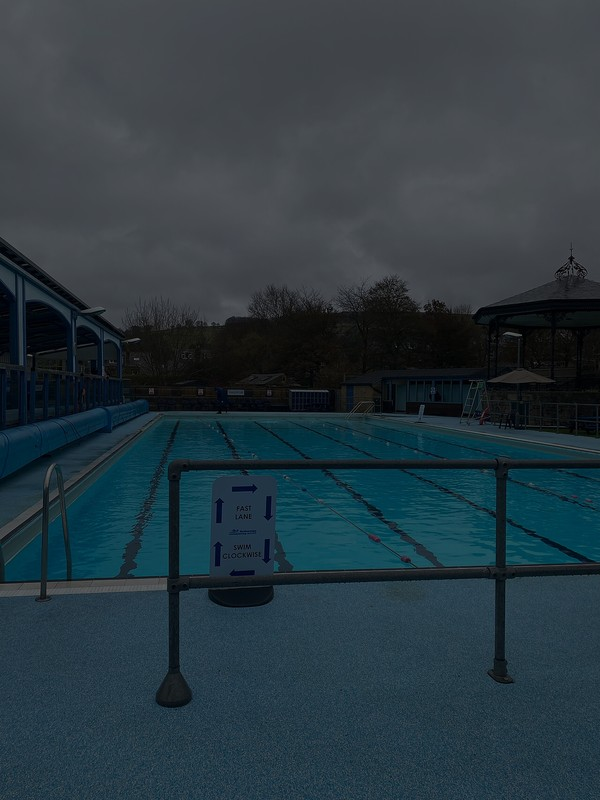
#> input picture data/photos/set/p01-dark.jpg, 600 x 800 px
$ python -i rules.py   (imports and definitions only)   (older library calls are emulated)
#> lines starting #> are read from the running program, lines starting #| are printed output that depends on the picture; after the words box and inside, x2 and y2 are one past the last pixel; in counts of white or black regions, pixels touching at a corner belong together
#> further down, picture is the input picture: PIL image 600x800 RGB; mean R, G, B 41.7, 56.8, 64.5
"""The cheap checks: an input gate, then classic image measures with thresholds tuned on the dev hotel only.

Every check answers "ok", a problem, or "unknown". A measure inside the band around its threshold is "unknown", and
so is any photo the gate can't read: an unknown is never folded into a pass.
"""

import json
from dataclasses import dataclass, field
from pathlib import Path

import cv2
import imagehash
import numpy as np
from PIL import Image, ImageOps, UnidentifiedImageError

ROOT = Path(__file__).resolve().parents[2]
THRESHOLDS = ROOT / "results" / "thresholds.json"
MIN_SIDE = 200  # below this a listing photo can't be judged for focus or framing
WORK_SIDE = 800
# Pillow picks a decoder from a file's first bytes, not its name, and hands PostScript saved as .jpg to Ghostscript.
# Only these decoders are ever tried; anything else is "unreadable".
FORMATS = ("JPEG", "PNG", "WEBP")


@dataclass
class Loaded:
    img: Image.Image | None
    reason: str | None = None  # why the gate refused it
    info: dict = field(default_factory=dict)
    full: Image.Image | None = None  # the photo at its uploaded size, for checks that need real pixels (text height)


# [29 lines left out: function load, not called in this run]


def measures(img: Image.Image) -> dict:
    """Raw numbers the rules threshold. Kept separate so tuning and the README can show them."""
    gray = np.asarray(img.convert("L"))
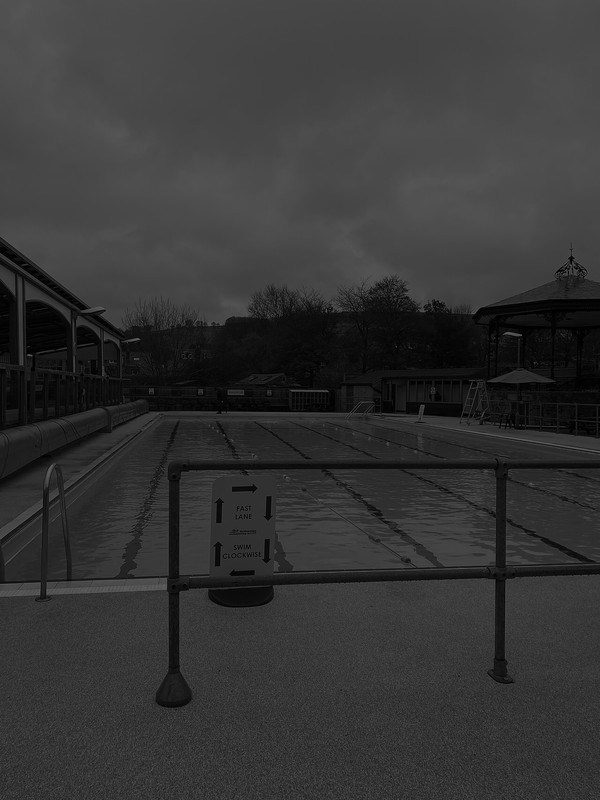
#> gray: shape (800, 600); min 0, max 99, mean 53.2
    lum = gray.astype(np.float32) / 255.0
    lap = cv2.Laplacian(gray, cv2.CV_64F)
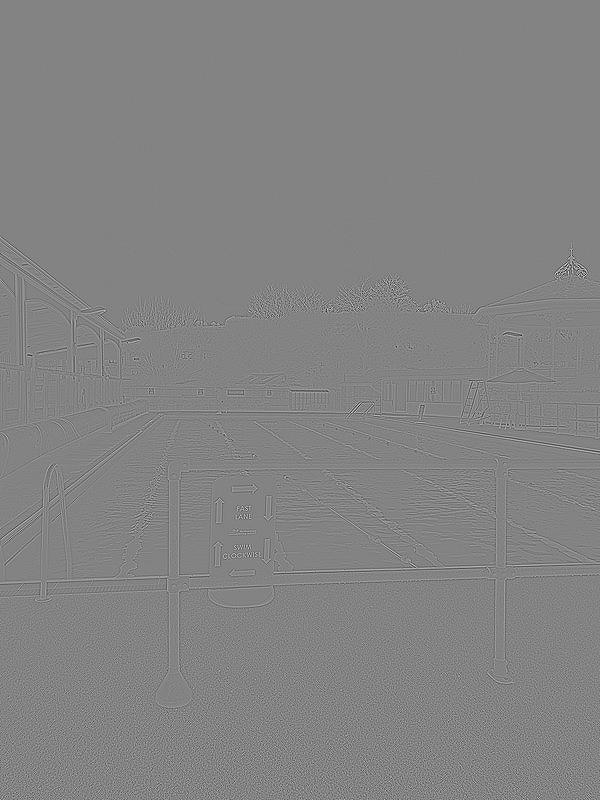
#> lap: shape (800, 600) float64; min -233, max 220, mean 0; drawn with min black and max white
    return {
        "laplacian_var": float(lap.var()),
        "mean_lum": float(lum.mean()),
        "dark_frac": float((lum < 0.08).mean()),
        "clip_frac": float((lum > 0.97).mean()),
        **tilt_measure(gray),
    }


def tilt_measure(gray: np.ndarray) -> dict:
    """Length-weighted median slant of near-vertical straight lines (walls, door frames, poles). A rotated photo
    slants them all one way; looking up or down (keystone) slants the left and right ones in opposite directions,
    so the median stays near zero. Fewer than 4 such lines: no reading."""
    edges = cv2.Canny(cv2.GaussianBlur(gray, (3, 3), 0), 60, 160)
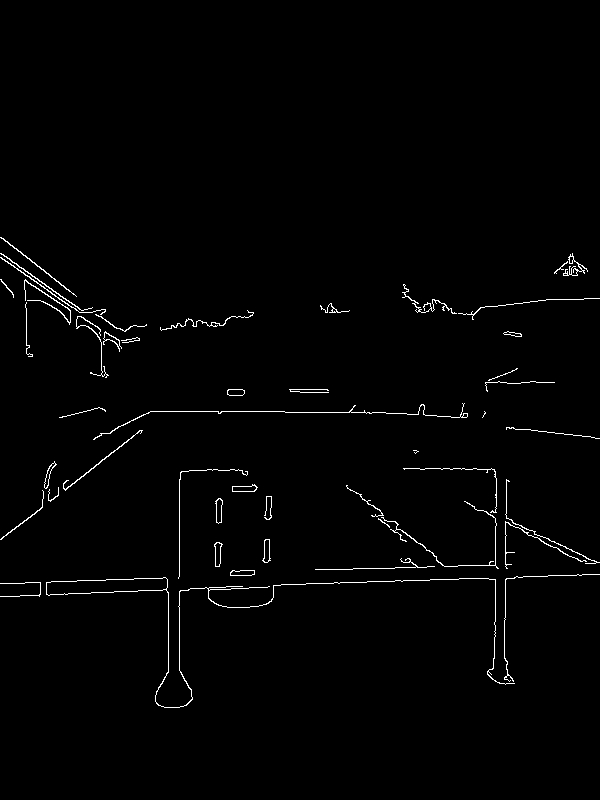
#> edges: shape (800, 600); 1.3% white in thin lines or dots, all inside (x1, y1, x2, y2) = (0, 237, 600, 708)
    side = min(gray.shape)
#> side = 600
    lines = cv2.HoughLinesP(edges, 1, np.pi / 360, threshold=60, minLineLength=int(side * 0.15), maxLineGap=4)
#> lines = [[46, 594, 156, 590], [178, 411, 284, 411], [46, 582, 165, 577], [179, 576, 179, 479]]
    devs, weights = [], []
    for x1, y1, x2, y2 in lines.reshape(-1, 4) if lines is not None else []:
        dx, dy = x2 - x1, y2 - y1
        if dy == 0:
            continue
        dev = np.degrees(np.arctan2(dx, dy))  # 0 = vertical
        dev = (dev + 90) % 180 - 90
        if abs(dev) <= 20:
            devs.append(dev)
            weights.append(np.hypot(dx, dy))
#> this loop made 4 passes
#> (x1, y1, x2, y2, dx, dy, dev) on passes 1, 3, 4: (46, 594, 156, 590, 110, -4, -87.92), (46, 582, 165, 577, 119, -5, -87.59), (179, 576, 179, 479, 0, -97, 0)
#> (x1, y1, x2, y2, dx, dy) on pass 2: (178, 411, 284, 411, 106, 0)
#> after the loop, devs = [0]; weights = [97]
    if len(devs) < 4:
        return {"tilt_deg": None, "vertical_lines": len(devs)}
    order = np.argsort(devs)
    cum = np.cumsum(np.asarray(weights)[order])
    median = float(np.asarray(devs)[order][np.searchsorted(cum, cum[-1] / 2)])
    return {"tilt_deg": median, "vertical_lines": len(devs)}


def phash(img: Image.Image) -> str:
    return str(imagehash.phash(img))


def hamming(a: str, b: str) -> int:
    return int(imagehash.hex_to_hash(a) - imagehash.hex_to_hash(b))


def thresholds() -> dict:
    return json.loads(THRESHOLDS.read_text())


# [26 lines left out: functions _band, judge, not called in this run]

>>> from PIL import Image
>>> picture = Image.open('../../data/photos/set/p01-dark.jpg')
>>> result = measures(picture)
#> result = 6 items

$ run again, on data/photos/set/p05-dark.jpg
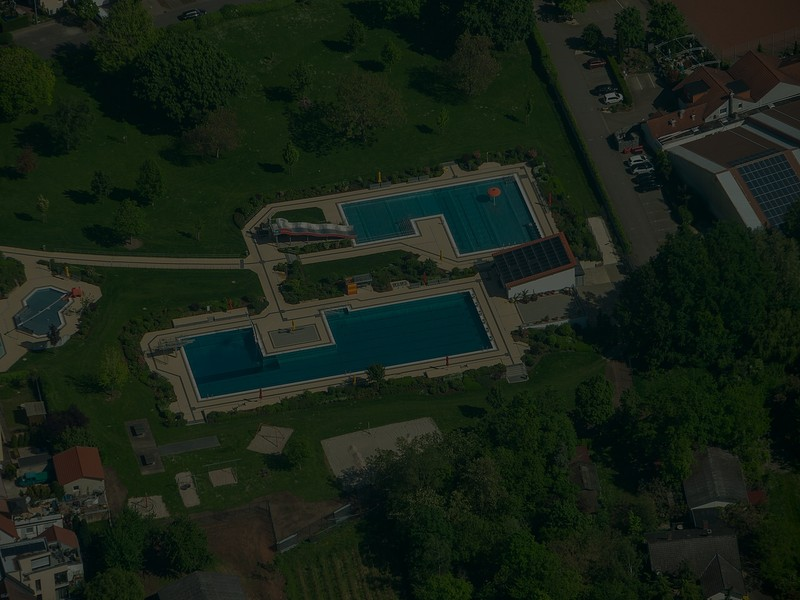
#> input picture data/photos/set/p05-dark.jpg, 800 x 600 px
#> picture is the input picture: PIL image 800x600 RGB; mean R, G, B 22.9, 33, 21.8
#> in measures, `gray = np.asarray(img.convert("L"))`:
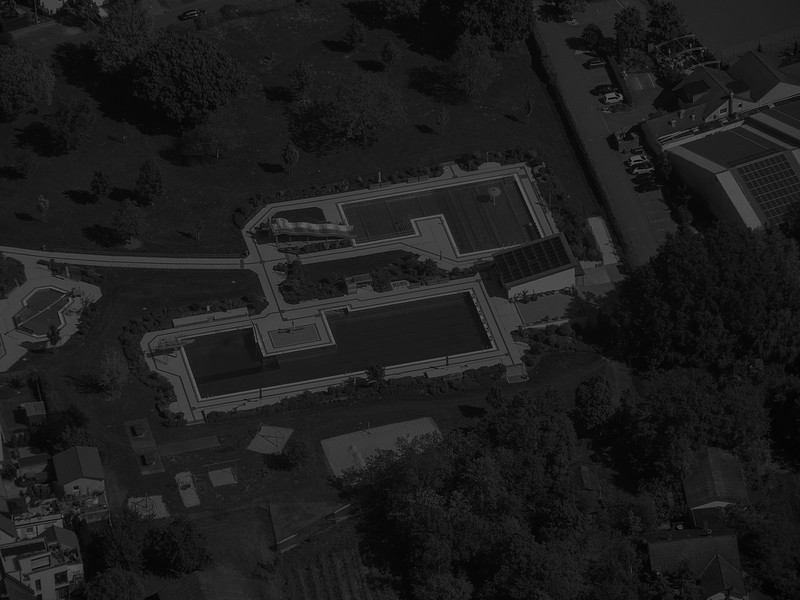
#> gray: shape (600, 800); min 0, max 101, mean 28.7
#> in tilt_measure, `edges = cv2.Canny(cv2.GaussianBlur(gray, (3, 3), 0), 60, 160)`:
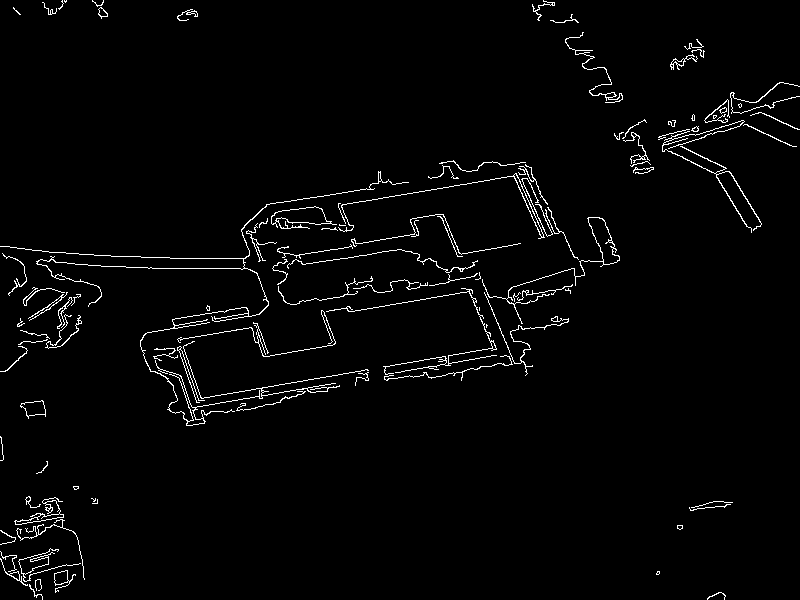
#> edges: shape (600, 800); 2.3% white in thin lines or dots
#> lines = [[210, 396, 367, 369], [338, 205, 531, 173], [195, 407, 335, 383], [145, 333, 259, 314], [348, 311, 472, 290], [387, 374, 494, 355], [385, 366, 495, 347]]
#> the loop in tilt_measure, `for x1, y1, x2, y2 in lines.reshape(-1, 4) if lines is not None else []:` made 7 passes
#> (x1, y1, x2, y2, dx, dy, dev) on passes 1 to 7: (210, 396, 367, 369, 157, -27, -80.24), (338, 205, 531, 173, 193, -32, -80.59), (195, 407, 335, 383, 140, -24, -80.27), (145, 333, 259, 314, 114, -19, -80.54), (348, 311, 472, 290, 124, -21, -80.39), (387, 374, 494, 355, 107, -19, -79.93), (385, 366, 495, 347, 110, -19, -80.2)
#> after the loop in tilt_measure, `for x1, y1, x2, y2 in lines.reshape(-1, 4) if lines is not None else []:`: devs = []
#> result = 6 items

$ run again, on data/photos/set/p09-dark.jpg
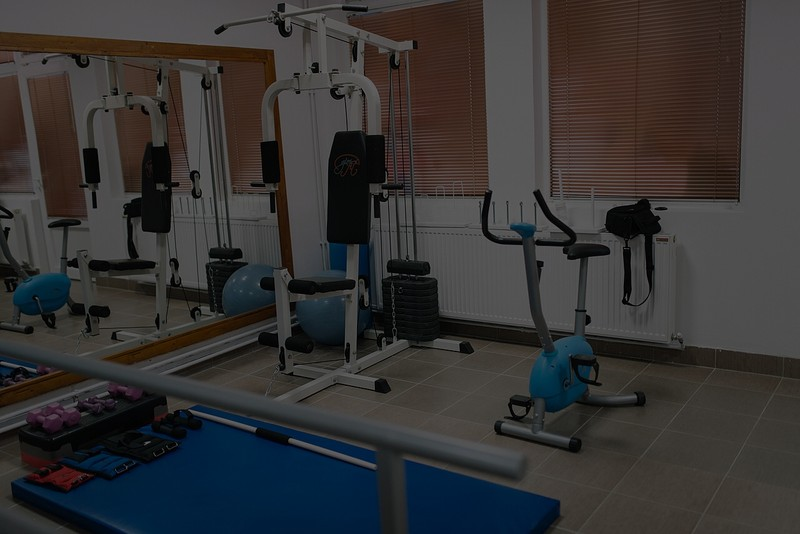
#> input picture data/photos/set/p09-dark.jpg, 800 x 534 px
#> picture is the input picture: PIL image 800x534 RGB; mean R, G, B 53.1, 51.9, 51.9
#> in measures, `lap = cv2.Laplacian(gray, cv2.CV_64F)`:
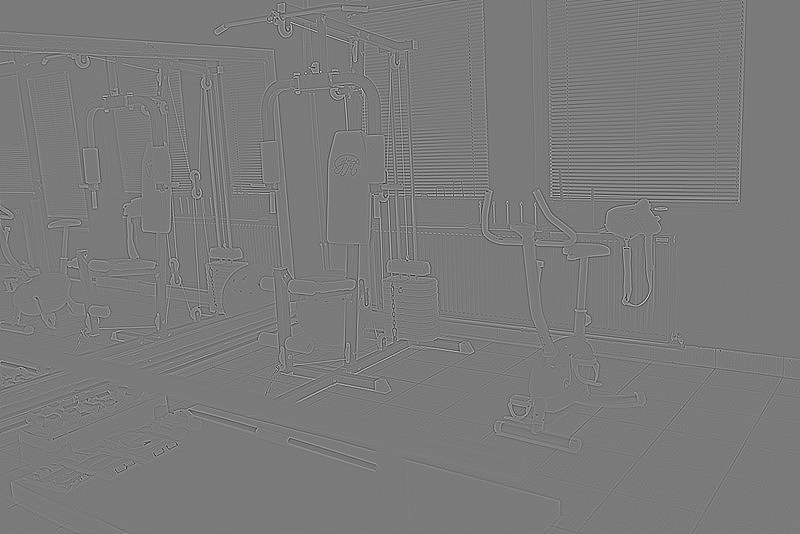
#> lap: shape (534, 800) float64; min -217, max 233, mean 0; drawn with min black and max white
#> in tilt_measure, `edges = cv2.Canny(cv2.GaussianBlur(gray, (3, 3), 0), 60, 160)`:
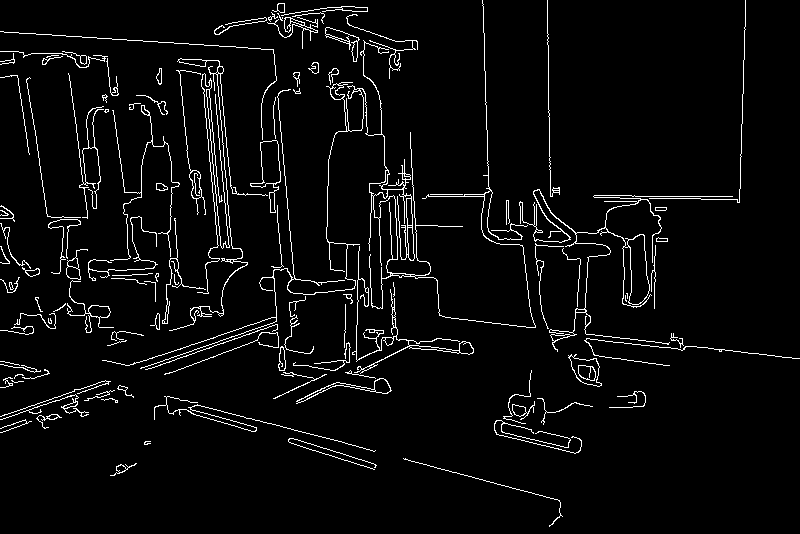
#> edges: shape (534, 800); 4.2% white in thin lines or dots
#> lines = 24 rows, first 6: [585, 333, 668, 343], [147, 369, 257, 331], [128, 365, 276, 316], [206, 91, 221, 247], [52, 35, 203, 44], [281, 132, 294, 278]
#> the loop in tilt_measure, `for x1, y1, x2, y2 in lines.reshape(-1, 4) if lines is not None else []:` made 24 passes
#> (x1, y1, x2, y2, dx, dy, dev) on passes 1 to 8: (585, 333, 668, 343, 83, 10, 83.13), (147, 369, 257, 331, 110, -38, -70.94), (128, 365, 276, 316, 148, -49, -71.68), (206, 91, 221, 247, 15, 156, 5.49), (52, 35, 203, 44, 151, 9, 86.59), (281, 132, 294, 278, 13, 146, 5.09), (404, 459, 559, 501, 155, 42, 74.84), (197, 404, 369, 449, 172, 45, 75.34)
#> after the loop in tilt_measure, `for x1, y1, x2, y2 in lines.reshape(-1, 4) if lines is not None else []:`: devs = [5.49, 5.09, -1.51, 4.96, 4.86, 5.12, 6.18, 0.644, 7.47, 8.2]; weights = [156.7, 146.6, 114, 173.6, 153.6, 145.6, 120.7, 89.01, 146.2, 112.1]
#> order = [2, 7, 4, 3, 1, 5, 0, 6, 8, 9]
#> cum = [114, 203, 356.6, 530.2, 676.8, 822.4, 979.1, 1099.8, 1246.1, 1358.2]
#> median = 5.12
#> result = {'laplacian_var': 347.8, 'mean_lum': 0.205, 'dark_frac': 0.104, 'clip_frac': 0, 'tilt_deg': 5.12, 'vertical_lines': 10}

$ run again, on data/photos/set/p11-dark.jpg
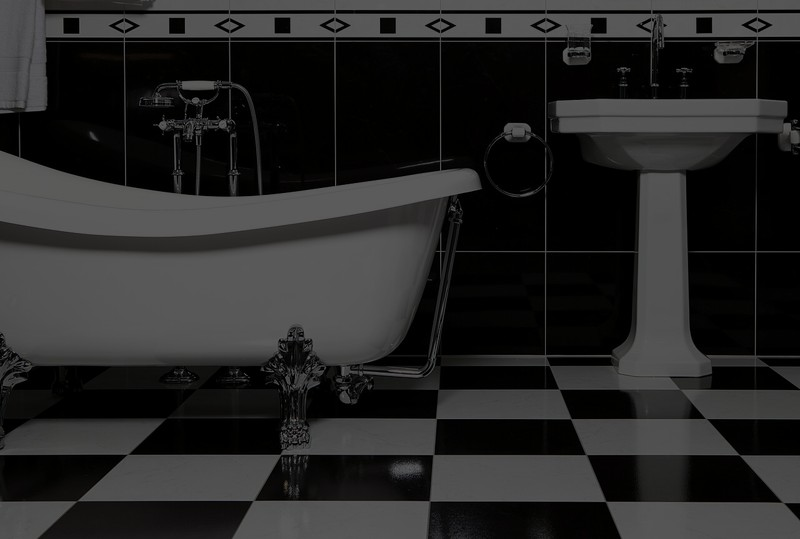
#> input picture data/photos/set/p11-dark.jpg, 800 x 539 px
#> picture is the input picture: PIL image 800x539 RGB; mean R, G, B 37.8, 37.7, 37.4
#> in measures, `lap = cv2.Laplacian(gray, cv2.CV_64F)`:
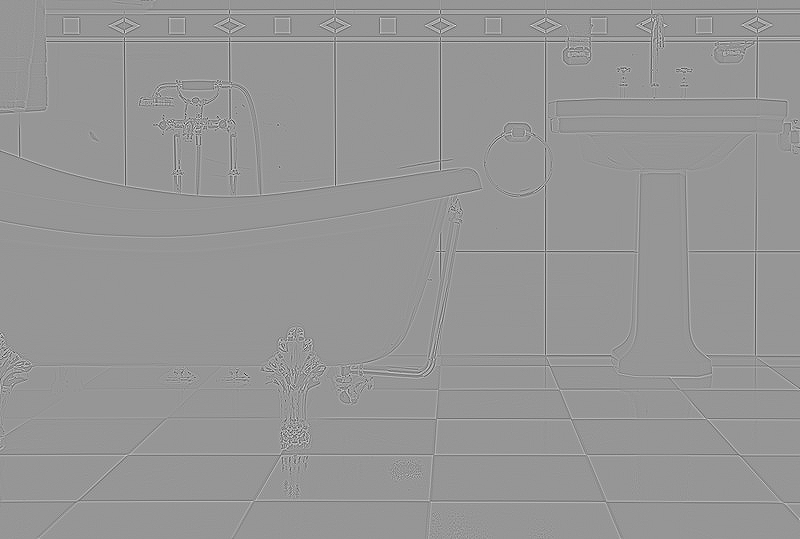
#> lap: shape (539, 800) float64; min -291, max 203, mean 0; drawn with min black and max white
#> in tilt_measure, `edges = cv2.Canny(cv2.GaussianBlur(gray, (3, 3), 0), 60, 160)`:
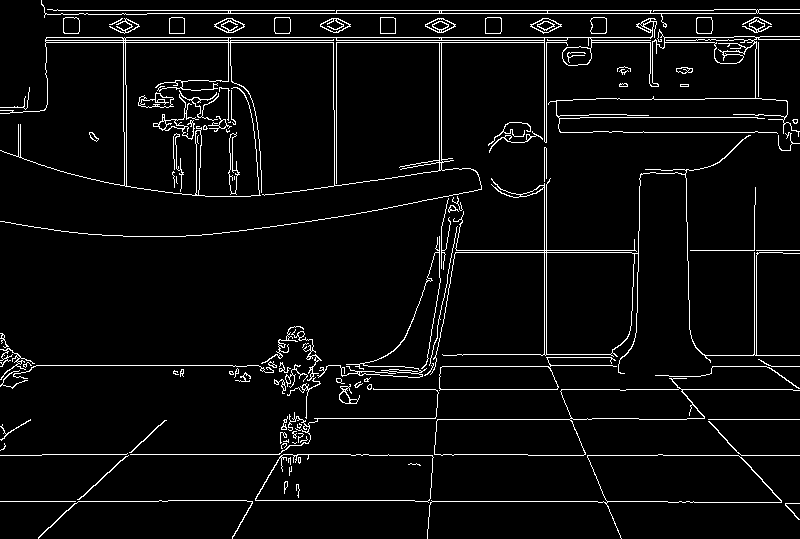
#> edges: shape (539, 800); 4.8% white in thin lines or dots
#> lines = 42 rows, first 6: [46, 42, 566, 42], [45, 40, 566, 40], [46, 37, 733, 37], [53, 10, 713, 10], [147, 13, 799, 13], [663, 455, 799, 455]
#> the loop in tilt_measure, `for x1, y1, x2, y2 in lines.reshape(-1, 4) if lines is not None else []:` made 42 passes
#> (x1, y1, x2, y2, dx, dy) on passes 1 to 8: (46, 42, 566, 42, 520, 0), (45, 40, 566, 40, 521, 0), (46, 37, 733, 37, 687, 0), (53, 10, 713, 10, 660, 0), (147, 13, 799, 13, 652, 0), (663, 455, 799, 455, 136, 0), (42, 454, 350, 454, 308, 0), (452, 250, 638, 250, 186, 0)
#> after the loop in tilt_measure, `for x1, y1, x2, y2 in lines.reshape(-1, 4) if lines is not None else []:`: devs = [0, 0, 0, 0, 0, 0, 0, 0.556, -9.87, -0.707]; weights = [207, 99, 132, 131, 149, 145, 114, 103, 93.38, 81.01]
#> order = [8, 9, 0, 1, 4, 5, 2, 3, 6, 7]
#> cum = [93.38, 174.4, 381.4, 480.4, 629.4, 774.4, 906.4, 1037.4, 1151.4, 1254.4]
#> median = 0
#> result = {'laplacian_var': 360.6, 'mean_lum': 0.148, 'dark_frac': 0.498, 'clip_frac': 0, 'tilt_deg': 0, 'vertical_lines': 10}
